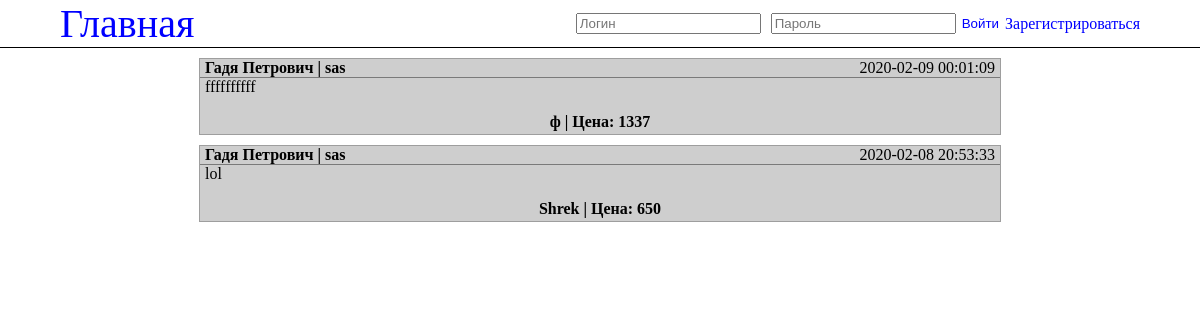
The page / on the database its author committed.
### tables this page shows
CREATE TABLE `adverts` (
  `id` int(11) UNSIGNED NOT NULL,
  `title` varchar(200) NOT NULL,
  `description` text NOT NULL,
  `price` int(15) NOT NULL,
  `date` timestamp NOT NULL DEFAULT current_timestamp(),
  `user_id` int(11) NOT NULL
);

CREATE TABLE `users` (
  `id` int(11) NOT NULL,
  `login` varchar(200) NOT NULL,
  `password` varchar(200) NOT NULL,
  `name` varchar(200) NOT NULL,
  `surname` varchar(200) NOT NULL
);

### components/home.php (called while the page is built, shortened)
<?php endif;
	$query = "SELECT * FROM `adverts` ORDER BY `adverts`.`date` DESC";
	draw_ad($query);
?>

### components/lib/mainFunctions.php (the view, shortened to what this page needs)
	<?
	function draw_ad ($query,$limit = -1) {
		require 'db.php';
		$data = mysqli_query($dbc,$query);
		$info = mysqli_fetch_assoc($data);;
		while ($info) {
			$query = "SELECT login,name,surname FROM `users` WHERE id = '$info[user_id]' LIMIT 1";
		   	$user_data = mysqli_query($dbc,$query);
		   	$user_info = mysqli_fetch_assoc($user_data);
			?>
			<a href="view?view=<?=$info['id']?>" class="decoration-none">
				<div class="advert center">
					<div class="ad_initials">
						<b><?php echo $user_info['name'].' '.$user_info['surname'].' | '.$user_info['login']?></b>
						<p><?=$info['date']?></p>
					</div>
					<p class="ad_desc"><?=$info['description']?></p>
					<p class="center">
						<b> <?=$info['title']?> | Цена: <?=$info['price']?></b>
					</p>
				</div>
			</a>
			<?
			$info = mysqli_fetch_assoc($data);
		}
	}
?>

### components/header.php (shortened to what this page needs)
<!DOCTYPE html>
<html>
	<head>
		<link rel="stylesheet" type="text/css" href="style/style.css">
	</head>
	<body>
		<div class="border-under" id="header">
			<a href="home" class="px40 decoration-none logo">Главная</a>
			<?php if (!$_SESSION['user_login']) : ?>
			<form method="POST" id="right_links">
				<input type="text" name="login" placeholder="Логин" maxlength="<?=LIMITER?>">
				<input type="password" name="password" placeholder="Пароль" maxlength="<?=LIMITER?>" style="margin-left: 10px;">
				<input type="submit" name="sign_in" value="Войти" class="header_input">
				<a href="register" class="decoration-none">Зарегистрироваться</a>
			</form>
				<?php
			endif; ?>
		</div>

### index.php (shortened to what this page needs)
<?php
$url = $_GET['url'];
require 'components/lib/mainFunctions.php';
require 'components/header.php';
switch ($url) {
	case '':
		require 'components/home.php';
		break;
}
require 'components/footer.php';
?>

### components/footer.php
	</body>
</html>

### style/style.css (style rules this page uses)
* { margin: 0; }
html { width: 100%; height: 100%; }
body { width: 100%; height: 100%; }
.px40 { font-size: 40px; }
.center { display: flex; justify-content: center; }
.decoration-none { text-decoration: none; }
.border-under { border-bottom: 1px solid black; }
div a:visited , a { color: blue; }
.logo { margin-left: 5%; }
.header_input { cursor: pointer; border: none; background-color: #ffffff00; color: blue; }
#header { display: flex; justify-content: space-between; width: 100%; }
#right_links { margin-right: 5%; display: flex; align-items: center; }
.advert { width: 800px; height: 75px; background-color: #cecece; margin: auto; margin-top: 10px; border: 1px solid #9e9e9e; color: black; flex-direction: column; justify-content: start; }
.ad_initials { padding: 0 5px; display: flex; justify-content: space-between; border-bottom: 1px solid #7a7a7a; }
.ad_desc { text-overflow: ellipsis; overflow: hidden; height: 35px; padding: 0 5px; }

### rows shown on the page
adverts: user.name "Гадя", user.surname "Петрович", user.login "sas", date "2020-02-09 00:01:09", description "ffffffffff", title "ф", price "1337"
adverts: user.name "Гадя", user.surname "Петрович", user.login "sas", date "2020-02-08 20:53:33", description "lol", title "Shrek", price "650"
